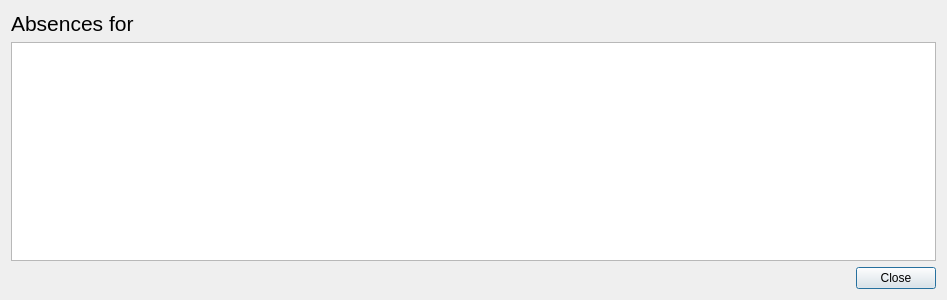
<?xml version="1.0" encoding="UTF-8"?>
<ui version="4.0">
 <class>AbsencesDialog</class>
 <widget class="QDialog" name="AbsencesDialog">
  <property name="geometry">
   <rect>
    <x>0</x>
    <y>0</y>
    <width>947</width>
    <height>300</height>
   </rect>
  </property>
  <property name="windowTitle">
   <string>Absences</string>
  </property>
  <layout class="QVBoxLayout" name="verticalLayout" stretch="0,1,0">
   <item>
    <widget class="QLabel" name="labelTitle">
     <property name="font">
      <font>
       <pointsize>16</pointsize>
      </font>
     </property>
     <property name="text">
      <string notr="true">Absences for</string>
     </property>
    </widget>
   </item>
   <item>
    <widget class="QTreeView" name="treeView">
     <property name="contextMenuPolicy">
      <enum>Qt::CustomContextMenu</enum>
     </property>
    </widget>
   </item>
   <item>
    <widget class="QDialogButtonBox" name="buttonBox">
     <property name="orientation">
      <enum>Qt::Horizontal</enum>
     </property>
     <property name="standardButtons">
      <set>QDialogButtonBox::Close</set>
     </property>
    </widget>
   </item>
  </layout>
 </widget>
 <resources/>
 <connections>
  <connection>
   <sender>buttonBox</sender>
   <signal>accepted()</signal>
   <receiver>AbsencesDialog</receiver>
   <slot>accept()</slot>
   <hints>
    <hint type="sourcelabel">
     <x>248</x>
     <y>254</y>
    </hint>
    <hint type="destinationlabel">
     <x>157</x>
     <y>274</y>
    </hint>
   </hints>
  </connection>
  <connection>
   <sender>buttonBox</sender>
   <signal>rejected()</signal>
   <receiver>AbsencesDialog</receiver>
   <slot>reject()</slot>
   <hints>
    <hint type="sourcelabel">
     <x>316</x>
     <y>260</y>
    </hint>
    <hint type="destinationlabel">
     <x>286</x>
     <y>274</y>
    </hint>
   </hints>
  </connection>
 </connections>
</ui>
